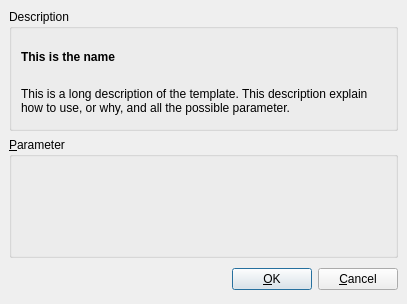
<ui version="4.0" >
 <class>RunSnipetDialog</class>
 <widget class="QDialog" name="RunSnipetDialog" >
  <property name="geometry" >
   <rect>
    <x>0</x>
    <y>0</y>
    <width>407</width>
    <height>304</height>
   </rect>
  </property>
  <property name="windowTitle" >
   <string>Use the template</string>
  </property>
  <layout class="QVBoxLayout" >
   <property name="margin" >
    <number>9</number>
   </property>
   <property name="spacing" >
    <number>6</number>
   </property>
   <item>
    <widget class="QGroupBox" name="groupBox" >
     <property name="title" >
      <string>Description</string>
     </property>
     <layout class="QVBoxLayout" >
      <property name="margin" >
       <number>9</number>
      </property>
      <property name="spacing" >
       <number>6</number>
      </property>
      <item>
       <widget class="QLabel" name="m_labelName" >
        <property name="text" >
         <string>&lt;b>This is the name&lt;/b></string>
        </property>
       </widget>
      </item>
      <item>
       <widget class="QLabel" name="m_descriptionLabel" >
        <property name="text" >
         <string>This is a long description of the template. This description explain how to use, or why, and all the possible parameter.</string>
        </property>
        <property name="wordWrap" >
         <bool>true</bool>
        </property>
       </widget>
      </item>
     </layout>
    </widget>
   </item>
   <item>
    <widget class="QGroupBox" name="m_paramGroupBox" >
     <property name="title" >
      <string>&amp;Parameter</string>
     </property>
    </widget>
   </item>
   <item>
    <layout class="QHBoxLayout" >
     <property name="margin" >
      <number>0</number>
     </property>
     <property name="spacing" >
      <number>6</number>
     </property>
     <item>
      <spacer>
       <property name="orientation" >
        <enum>Qt::Horizontal</enum>
       </property>
       <property name="sizeHint" >
        <size>
         <width>131</width>
         <height>31</height>
        </size>
       </property>
      </spacer>
     </item>
     <item>
      <widget class="QPushButton" name="okButton" >
       <property name="text" >
        <string>&amp;OK</string>
       </property>
       <property name="icon" >
        <iconset resource="../application.qrc" >:/images/button_ok.png</iconset>
       </property>
      </widget>
     </item>
     <item>
      <widget class="QPushButton" name="cancelButton" >
       <property name="text" >
        <string>&amp;Cancel</string>
       </property>
       <property name="icon" >
        <iconset resource="../application.qrc" >:/images/button_cancel.png</iconset>
       </property>
      </widget>
     </item>
    </layout>
   </item>
  </layout>
 </widget>
 <resources>
  <include location="../application.qrc" />
 </resources>
 <connections>
  <connection>
   <sender>okButton</sender>
   <signal>clicked()</signal>
   <receiver>RunSnipetDialog</receiver>
   <slot>accept()</slot>
   <hints>
    <hint type="sourcelabel" >
     <x>278</x>
     <y>253</y>
    </hint>
    <hint type="destinationlabel" >
     <x>96</x>
     <y>254</y>
    </hint>
   </hints>
  </connection>
  <connection>
   <sender>cancelButton</sender>
   <signal>clicked()</signal>
   <receiver>RunSnipetDialog</receiver>
   <slot>reject()</slot>
   <hints>
    <hint type="sourcelabel" >
     <x>369</x>
     <y>253</y>
    </hint>
    <hint type="destinationlabel" >
     <x>179</x>
     <y>282</y>
    </hint>
   </hints>
  </connection>
 </connections>
</ui>
